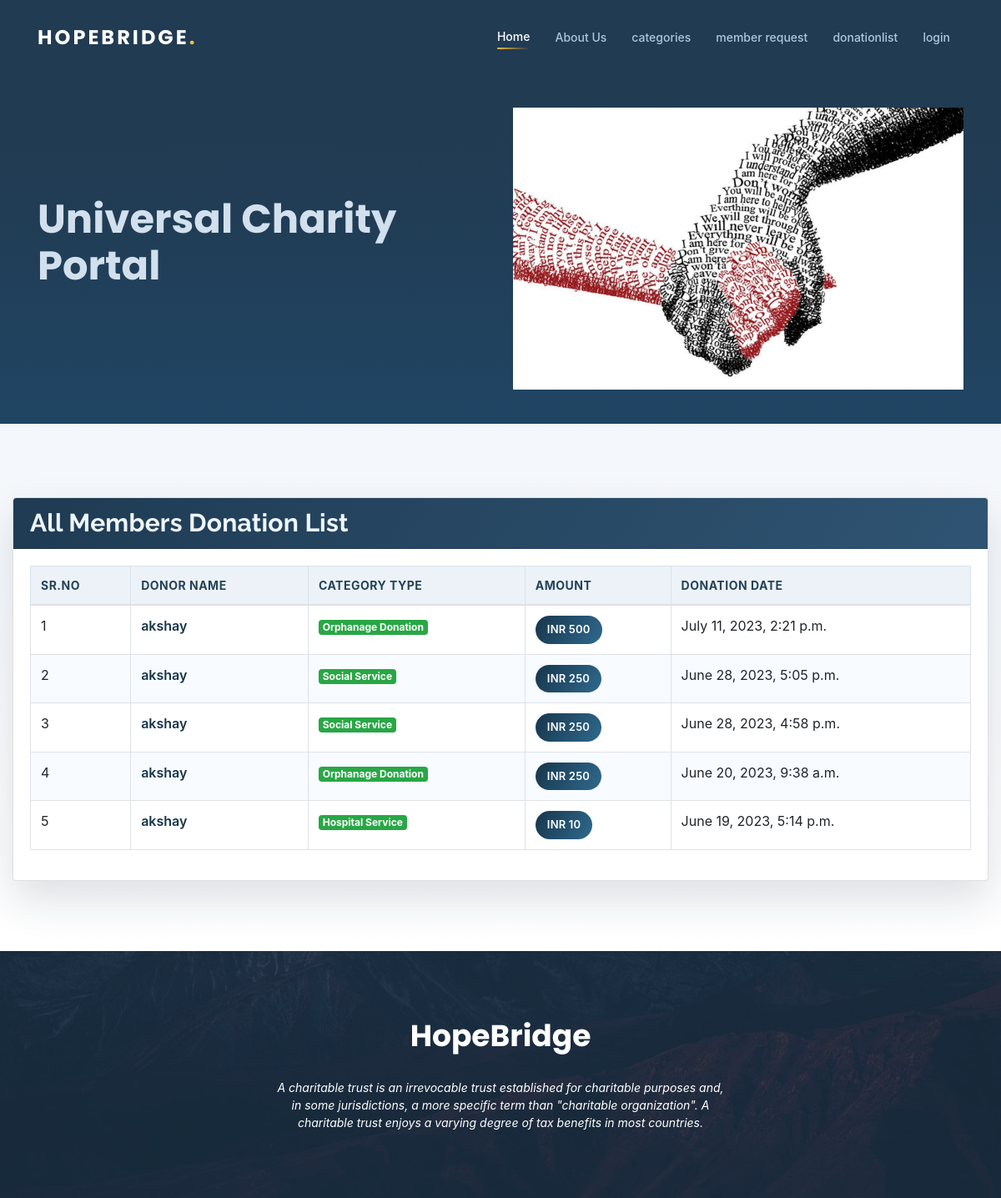
The page /alldata/ (signed in) on the database its author committed.
### app1/models.py (models this page shows, shortened)
class Donation(models.Model):
    user=models.ForeignKey(Registeration,on_delete=models.CASCADE)
    category=models.ForeignKey(CategoryType,on_delete=models.CASCADE)
    Amount=models.IntegerField(null=True,blank=True)
    created_on=models.DateTimeField(auto_now_add=True,null=True,blank=True)

class Registeration(models.Model):
    name=models.CharField(max_length=30,null=True,blank=True)
    email=models.EmailField(null=True,blank=True)
    mobile=models.PositiveIntegerField(null=True,blank=True)
    password=models.CharField(max_length=8,null=True,blank=True)
    is_verified=models.BooleanField(default=False,null=True,blank=True)

class CategoryType(models.Model):
    name=models.CharField(max_length=50,null=True,blank=True)
    description=models.TextField(null=True,blank=True)
    image=models.ImageField(upload_to='donation/')

### app1/views.py (the view)
# urls.py: path('alldata/',alldata,name='alldata'),
def alldata(request):
    if request.session.has_key('email'):
        data=Donation.objects.all().order_by('-id')
        return render(request,'user/alldata.html',{'data':data})
    return redirect('login')

### app1/templates/user/alldata.html (shortened to what this page needs)
{% load static %}
<!DOCTYPE html>
<html lang="en">
<head>
  <link href="{% static 'asset/vendor/aos/aos.css' %}" rel="stylesheet">
  <link href="{% static 'asset/vendor/bootstrap/css/bootstrap.min.css' %}" rel="stylesheet">
  <link href="{% static 'asset/vendor/bootstrap-icons/bootstrap-icons.css' %}" rel="stylesheet">
  <link href="{% static 'asset/vendor/boxicons/css/boxicons.min.css' %}" rel="stylesheet">
  <link href="{% static 'asset/vendor/glightbox/css/glightbox.min.css' %}" rel="stylesheet">
  <link href="{% static 'asset/vendor/swiper/swiper-bundle.min.css' %}" rel="stylesheet">
  <link href="{% static 'asset/css/style.css' %}" rel="stylesheet">
</head>
<body>
  <header id="header">
    <div class="container d-flex align-items-center justify-content-between">
      <div class="logo">
        <h1><a href="index.html">HopeBridge<span>.</span></a></h1>
      </div>
      <nav id="navbar" class="navbar">
        <ul>
          <li><a class="nav-link scrollto active" href="{% url 'userindex'  %}">Home</a></li>
          <li><a class="nav-link scrollto" href="{% url 'userindex' %}#about">About Us</a></li>
          <li><a class="nav-link scrollto" href="{% url 'userindex' %}#portfolio">categories</a></li>
          {% if request.session.email %}
          {% else %}
          <li><a class="nav-link scrollto" href="{% url 'userindex' %}#contact">member request</a></li>
          {% endif%}
          <li><a class="nav-link scrollto" href="{% url 'alldata' %}">donationlist</a></li>
          {% if request.session.email %}
          <li><a class="nav-link scrollto" href="{% url 'logout' %}">logout</a></li>
          {% else %}
          <li><a href="{% url 'login' %}" class="nav-link">login</a></li>
          {% endif%}
        </ul>
      </nav>
    </div>
  </header>
  <section id="hero">
    <div class="container">
      <div class="row d-flex align-items-center hero-row">
      <div class=" col-lg-6 py-5 py-lg-0 order-2 order-lg-1" data-aos="fade-right">
        <h1>Universal Charity Portal</h1>
      </div>
      <div class="col-lg-6 order-1 order-lg-2 hero-img" data-aos="fade-left">
        <img src="{% static 'asset/img/bgg.jpeg' %}" class="img-fluid" alt="">
      </div>
    </div>
    </div>
  </section>
  <main id="main">
    <section class="content donation-list-section">
        <div class="container-fluid donation-shell">
          <div class="row">
            <div class="col-12">
              <div class="card donation-card">
                <div class="card-header donation-card-header">
                  <h3 class="card-title">All Members Donation List</h3>
                </div>
                <div class="card-body">
                  <form method="post">
                  <div class="table-responsive">
                  <table id="example2" class="table table-bordered table-hover donation-table align-middle">
                    <thead>
                    <tr>
                        <th>Sr.no</th>
                        <th>Donor Name</th>
                        <th>Category Type</th>
                        <th>Amount</th>
                        <th>Donation Date</th>
                    </tr>
                    </thead>
                    <tbody>
                        {% for i in data %}
                      <tr>
                        <td>{{ forloop.counter}}</td>
                        <td>
                          {% if i.user.name %}
                          <span class="donor-name">{{ i.user.name }}</span>
                          {% elif i.user.email %}
                          <span class="donor-name">{{ i.user.email }}</span>
                          {% else %}
                          <span class="donor-name">{{ i.user.mobile }}</span>
                          {% endif %}
                        </td>
                        <td><span class="badge badge-success">{{ i.category.name }}</span></td>
                        <td><span class="amount-pill">INR {{ i.Amount }}</span></td>
                        <td>{{ i.created_on }}</td>
                      </tr>
                      {% endfor %}
                      </tbody>
                  </table>
                  </div>
                </form>
                </div>
              </div>
            </div>
          </div>
        </div>
      </section>
  </main>
  <footer id="footer">
    <div class="footer-top">
      <div class="container">
        <div class="row  justify-content-center">
          <div class="col-lg-6">
            <h3>HopeBridge</h3>
            <p>A charitable trust is an irrevocable trust established for charitable purposes and, in some jurisdictions, a more specific term than "charitable organization". A charitable trust enjoys a varying degree of tax benefits in most countries.</p>
          </div>
        </div>
      </div>
    </div>
  </footer>
  <link rel="stylesheet" href="https://stackpath.bootstrapcdn.com/bootstrap/4.5.0/css/bootstrap.min.css">
</body>
</html>

### app1/static/asset/css/style.css (style rules this page uses)
body { font-family: "Open Sans", sans-serif; color: #444444; }
a { color: #fdc134; text-decoration: none; }
h1, h2, h3, h4, h5, h6 { font-family: "Raleway", sans-serif; }
#header { z-index: 997; transition: all 0.5s; padding: 16px 0; background: #213b52; position: fixed; top: 0; left: 0; width: 100%; }
#header .logo h1 { font-size: 24px; margin: 0; padding: 10px 0; line-height: 1; font-weight: 700; letter-spacing: 3px; text-transform: uppercase; font-family: "Poppins", sans-serif; }
#header .logo h1 a, #header .logo h1 a:hover { color: #fff; text-decoration: none; }
#header .logo h1 a span, #header .logo h1 a:hover span { color: #fdc134; }
body { padding-top: 88px; }
section[id] { scroll-margin-top: 96px; }
.navbar { padding: 0; }
.navbar ul { margin: 0; padding: 0; display: flex; list-style: none; align-items: center; }
.navbar li { position: relative; }
.navbar a, .navbar a:focus { display: flex; align-items: center; justify-content: space-between; padding: 10px 0 10px 30px; font-size: 14px; color: #adc7de; white-space: nowrap; position: relative; font-weight: 500; transition: color 0.25s ease, transform 0.25s ease; }
.navbar a::after, .navbar a:focus::after { content: ""; position: absolute; left: 30px; right: 0; bottom: 5px; height: 2px; border-radius: 999px; background: linear-gradient(90deg, #fdc134, rgba(253, 193, 52, 0)); transform: scaleX(0); transform-origin: left; transition: transform 0.28s ease; opacity: 0.95; }
.navbar a:hover, .navbar .active, .navbar .active:focus, .navbar li:hover > a { color: #fff; transform: translateY(-1px); }
.navbar a:hover::after, .navbar .active::after, .navbar .active:focus::after, .navbar li:hover > a::after { transform: scaleX(1); }
#hero { width: 100%; padding: 0 0 0 0; background: #213b52; background: linear-gradient(180deg, #213b52 0%, #213c54 35%, #204564 100%); }
#hero h1 { margin: 0 0 15px 0; font-size: 48px; font-weight: 700; line-height: 56px; color: #d2e0ed; font-family: "Poppins", sans-serif; }
.hero-row { min-height: 420px; }
.donation-list-section { padding-top: 88px; padding-bottom: 84px; background: linear-gradient(180deg, #f4f7fb 0%, #ffffff 100%); }
.donation-shell { max-width: 1320px; }
.donation-card { border: 0; border-radius: 18px; overflow: hidden; box-shadow: 0 22px 50px rgba(21, 43, 63, 0.14); background: #ffffff; }
.donation-card-header { border-bottom: 0; padding: 22px 28px; background: linear-gradient(120deg, #1f3b53 0%, #2f5473 100%); }
.donation-card-header .card-title { margin: 0; color: #eef5ff; font-size: 30px; font-weight: 700; letter-spacing: 0.2px; }
.donation-table { margin: 0; }
.donation-table thead th { color: #244258; background: #ecf2f8; border-color: #d9e4ef; font-weight: 700; font-size: 14px; text-transform: uppercase; letter-spacing: 0.5px; }
.donation-table tbody tr { transition: background-color 0.25s ease; }
.donation-table tbody tr:nth-child(even) { background: #f8fbff; }
.donor-name { color: #17354a; font-weight: 600; }
.amount-pill { display: inline-block; background: linear-gradient(120deg, #17364c 0%, #2f698d 100%); color: #ffffff; border-radius: 999px; padding: 7px 14px; font-size: 13px; font-weight: 600; letter-spacing: 0.2px; }
section { padding: 60px 0; overflow: hidden; }
#footer { background: url("../img/footer-bg.jpg") center center no-repeat; color: #fff; font-size: 14px; position: relative; }
#footer::before { content: ""; position: absolute; left: 0; right: 0; top: 0; bottom: 0; background: rgba(26, 46, 64, 0.85); z-index: 1; }
#footer .footer-top { position: relative; z-index: 2; text-align: center; padding: 80px 0; }
#footer .footer-top h3 { font-size: 36px; font-weight: 700; color: #fff; position: relative; font-family: "Poppins", sans-serif; padding-bottom: 0; margin-bottom: 0; }
#footer .footer-top p { font-size: 15; font-style: italic; margin: 30px 0 0 0; padding: 0; }

### rows shown on the page
Donation: user.name "akshay", category.name "Orphanage Donation", Amount "500", created_on "July 11, 2023, 2:21 p.m."
Donation: user.name "akshay", category.name "Social Service", Amount "250", created_on "June 28, 2023, 5:05 p.m."
Donation: user.name "akshay", category.name "Social Service", Amount "250", created_on "June 28, 2023, 4:58 p.m."
Donation: user.name "akshay", category.name "Orphanage Donation", Amount "250", created_on "June 20, 2023, 9:38 a.m."
Donation: user.name "akshay", category.name "Hospital Service", Amount "10", created_on "June 19, 2023, 5:14 p.m."
